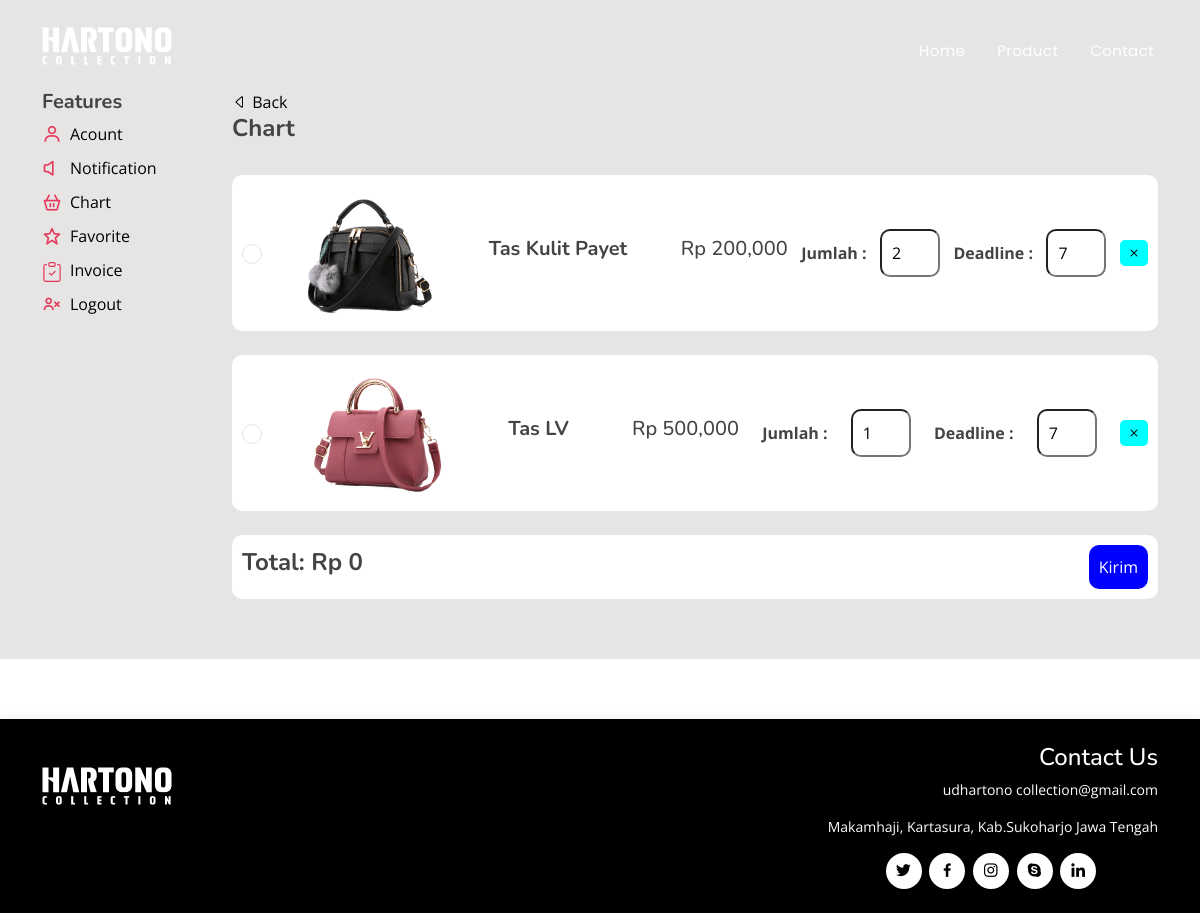
/pelanggan/chart.php (signed in), run on the app's committed database.
### tables this page shows
CREATE TABLE `keranjang` (
  `id_chart` int(11) NOT NULL,
  `id_produk` varchar(111) DEFAULT NULL,
  `jumlah` int(11) DEFAULT NULL,
  `id_pelanggan` varchar(111) DEFAULT NULL
);

CREATE TABLE `produk` (
  `id_produk` varchar(11) NOT NULL,
  `nama_produk` varchar(100) NOT NULL,
  `deskripsi` text DEFAULT NULL,
  `harga` decimal(10,2) NOT NULL,
  `tanggal_input` date NOT NULL,
  `terakhir_diupdate` timestamp NOT NULL DEFAULT current_timestamp() ON UPDATE current_timestamp(),
  `foto` text NOT NULL
);

### pelanggan/chart.php (the view, shortened to what this page needs)
<!DOCTYPE html>
<html lang="en">
<?php include 'root/head.php' ?>
<body>
    <?php include 'root/navbar.php' ?>
    <main id="main">
        <section section id="about" class="about" style="background-color: rgb(231, 228, 228);">
            <div class="container">
                <div class="section-title">
                </div>
                <div class="row content">
                    <?php include 'root/menu.php' ?>
                    <div class="col-lg-10 pt-4 pt-lg-0">
                    <a href="index.php"><i class="bi bi-caret-left"></i> Back</a> <br>
                        <h4 style="font-weight: bold;">Chart</h4> <br>
                        <div class="row align-items-center">
                            <div class="col-md-12">
                                <?php
                                include '../koneksi/koneksi.php';
                                $id_pelanggan = $_SESSION['id_pelanggan'];
                                $totalHarga = 0;
                                $queryKeranjang = "SELECT * FROM keranjang WHERE id_pelanggan = '$id_pelanggan'";
                                $resultKeranjang = mysqli_query($conn, $queryKeranjang);
                                while ($rowKeranjang = mysqli_fetch_assoc($resultKeranjang)) {
                                    $id_produk = $rowKeranjang['id_produk'];
                                    $queryProduk = "SELECT * FROM produk WHERE id_produk = '$id_produk'";
                                    $resultProduk = mysqli_query($conn, $queryProduk);
                                    $rowProduk = mysqli_fetch_assoc($resultProduk);
                                    echo '<div class="data-chart" style="background-color: white; border-radius: 10px; padding: 10px; display: flex; align-items: center; justify-content: space-between;">';
                                    echo '<div class="form-check">';
                                    echo '<input class="form-check-input" style="width: 20px; height: 20px;" type="radio" name="produk_id" value="' . $rowProduk['id_produk'] . '" data-harga="' . $rowProduk['harga'] . '">';
                                    echo '</div>';
                                    echo '<img style="width: 15%; border-radius: 10px; margin-left: 20px;" src="../assets/galeri/' . $rowProduk['foto'] . '" alt="">';
                                    echo '<h5 style="margin-left: 40px;"><b>' . $rowProduk['nama_produk'] . '</b></h5>';
                                    echo '<h5 style="margin-left: 40px;">Rp ' . number_format($rowProduk['harga']) . '</h5>';
                                    echo '<b> Jumlah :</b> <input id="jumlah_' . $rowProduk['id_produk'] . '" style="width: 60px; border-radius: 10px; padding: 10px;" type="number" name="jumlah" value="' . $rowKeranjang['jumlah'] . '">';
                                    echo '<b> Deadline :</b> <input style="width: 60px; border-radius: 10px; padding: 10px;" type="number" name="deadline" value="7"> ';
                                    echo '<button class="hapus-btn" style="background-color: aqua; border: none; border-radius: 5px;" data-id="' . $rowProduk['id_produk'] . '"><i class="bi bi-x"></i></button>';
                                    echo '</div>';
                                    echo '<br>';
                                    $totalHarga += $rowProduk['harga'] * $rowKeranjang['jumlah'];
                                }
                                echo '<div class="kirim" style="background-color: white; border-radius: 10px; padding: 10px; display: flex; align-items: center; justify-content: center;">';
                                echo '<h4 style="flex: 1;"><b id="total">Total: Rp ' . number_format($totalHarga) . '</b></h4>';
                                echo '<button id="btnKirim" style="background-color: blue; border: none; color: white; padding: 10px; border-radius: 10px;">Kirim</button>';
                                echo '</div>';
                                ?>
                            </div>
                        </div>
                    </div>
                </div>
            </div>
        </section>
    </main>
    <?php include 'root/footer.php' ?>
</body>
</html>

### pelanggan/root/head.php (shortened to what this page needs)
<head>
  <link href="assets/vendor/bootstrap/css/bootstrap.min.css" rel="stylesheet">
  <link href="assets/vendor/bootstrap-icons/bootstrap-icons.css" rel="stylesheet">
  <link href="assets/vendor/boxicons/css/boxicons.min.css" rel="stylesheet">
  <link href="assets/vendor/glightbox/css/glightbox.min.css" rel="stylesheet">
  <link href="assets/vendor/remixicon/remixicon.css" rel="stylesheet">
  <link href="assets/vendor/swiper/swiper-bundle.min.css" rel="stylesheet">
  <link href="assets/css/style.css" rel="stylesheet">
  <link rel="stylesheet" href="https://cdn.jsdelivr.net/npm/sweetalert2@11.10.0/dist/sweetalert2.min.css">
</head>

### pelanggan/root/navbar.php (shortened to what this page needs)
<header id="header" class="fixed-top">
    <div class="container d-flex align-items-center justify-content-between">
        <a href="index.php" class="logo"><img src="assets/img/LOGO.png" alt="" class="img-fluid"></a>
        <nav id="navbar" class="navbar">
            <ul class="d-flex justify-content-end">
                <li><a class="nav-link scrollto" href="#hero">Home</a></li>
                <li><a class="nav-link scrollto" href="index.php">Product</a></li>
                <li><a class="nav-link scrollto" href="contact.php">Contact</a></li>
            </ul>
        </nav>
    </div>
</header>

### pelanggan/root/menu.php
<div class="col-lg-2">
    <ul >
        <h5 style="font-weight: bold;">Features</h5>
        <li ><i class="bx bx-user"></i> <a href="akun.php">Acount</a></li>
        <li><i class="bx bx-volume"></i> <a href="notification.php">Notification</a></li>
        <li><i class="bx bx-basket"></i> <a href="chart.php">Chart</a></li>
        <li><i class="bx bx-star"></i> <a href="favorite.php">Favorite</a></li>
        <li><i class="bx bi-clipboard-check"></i> <a href="invoice.php">Invoice</a></li>
        <li><i class="bx bx-user-x"></i> <a href="../logout.php">Logout</a></li>
    </ul>
</div>

### pelanggan/root/footer.php (shortened to what this page needs)
 <footer id="footer" style="background-color: black; margin-top: 5%;" >
  <div class="container d-md-flex py-4 ">
    <div class="me-md-auto text-center text-md-start pt-4">
      <div class="copyright">
      <img  src="assets/img/LOGO.png" alt="" srcset="">
      </div>
    </div>
    <div class="social-links text-center text-md-right pt-3 pt-md-0" >
      <div class="alamat" style="color: white; text-align: right;">
      <h4>Contact Us</h4>
      <p>udhartono collection@gmail.com</p>
      <p>Makamhaji, Kartasura, Kab.Sukoharjo Jawa Tengah</p>
      </div>
      <a href="#" class="twitter"><i class="bx bxl-twitter"></i></a>
      <a href="#" class="facebook"><i class="bx bxl-facebook"></i></a>
      <a href="#" class="instagram"><i class="bx bxl-instagram"></i></a>
      <a href="#" class="google-plus"><i class="bx bxl-skype"></i></a>
      <a href="#" class="linkedin"><i class="bx bxl-linkedin"></i></a>
    </div>
  </div>
</footer>

### pelanggan/assets/css/style.css (style rules this page uses)
body { font-family: "Open Sans", sans-serif; color: #444444; }
a { color: #000000; text-decoration: none; }
h1, h2, h3, h4, h5, h6 { font-family: "Nunito", sans-serif; }
#header { transition: all 0.5s; z-index: 997; padding: 20px 0; }
#header .logo { font-size: 30px; margin: 0; padding: 0; line-height: 1; font-weight: 600; letter-spacing: 1px; text-transform: uppercase; }
#header .logo img { max-height: 40px; }
.navbar { padding: 0; }
.navbar ul { margin: 0; padding: 0; display: flex; list-style: none; align-items: center; }
.navbar li { position: relative; }
.navbar>ul>li { white-space: nowrap; padding: 20px 0 10px 24px; }
.navbar a, .navbar a:focus { display: flex; align-items: center; justify-content: space-between; font-family: "Poppins", sans-serif; color: #fff; font-size: 15px; padding: 0 4px; white-space: nowrap; transition: 0.3s; letter-spacing: 0.4px; position: relative; }
.navbar>ul>li>a:before { content: ""; position: absolute; width: 100%; height: 2px; bottom: -6px; left: 0; background-color: #e43c5c; visibility: hidden; transform: scaleX(0); transition: all 0.3s ease-in-out 0s; }
section { padding: 60px 0; overflow: hidden; }
.section-title { text-align: center; padding-bottom: 30px; }
.about .content ul { list-style: none; padding: 0; }
.about .content ul li { padding-left: 28px; position: relative; }
.about .content ul li+li { margin-top: 10px; }
.about .content ul i { position: absolute; left: 0; top: 2px; font-size: 20px; color: #e43c5c; line-height: 1; }
#footer { color: #ffffff; font-size: 14px; background: #010101; box-shadow: 0px 2px 15px rgba(0, 0, 0, 0.1); }
#footer .social-links a { font-size: 18px; display: inline-block; background: #ffffff; color: #000000; line-height: 1; padding: 8px 0; margin-right: 4px; border-radius: 50%; text-align: center; width: 36px; height: 36px; transition: 0.3s; }

### data on the page
keranjang: id_produk.foto (picture), id_produk.nama_produk "Tas Kulit Payet", id_produk.harga "200,000", jumlah "2"
keranjang: id_produk.foto (picture), id_produk.nama_produk "Tas LV", id_produk.harga "500,000", jumlah "1"
